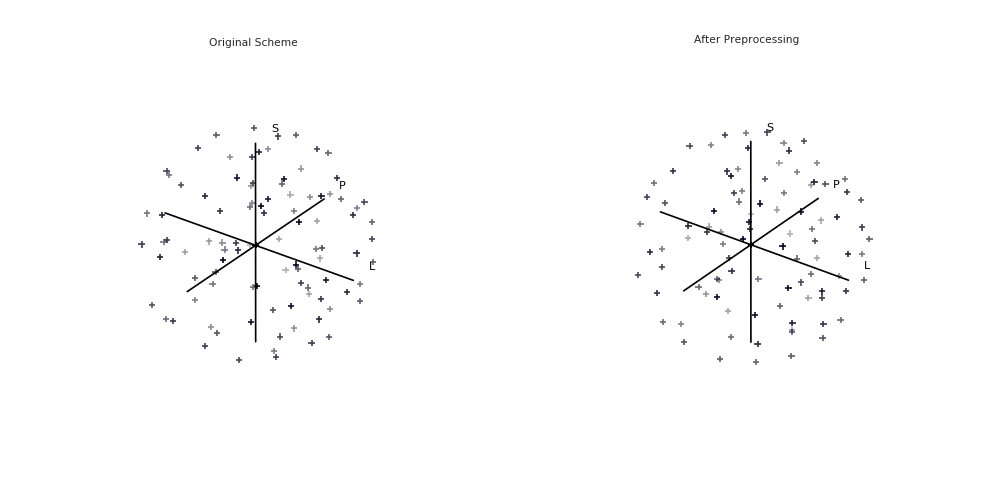
#> input picture scheme_figs/abcd.gif, 1000 x 500 px
$ python -i crop_odf_figs.py   (imports and definitions only)
#> lines starting #> are read from the running program, lines starting #| are printed output that depends on the picture; after the words box and inside, x2 and y2 are one past the last pixel; in counts of white or black regions, pixels touching at a corner belong together
#> `mosaic_image = Image.new('RGB', (WIDTH * len(recons), HEIGHT * len(sch..`: mosaic_image: PIL image 2400x1152 RGB; every value is 0
from PIL import Image
from glob import glob

TILE_SIZE = 256
positions = {
    "abcd": {
        "double": (2400, 360),
        "single": (2600, 440),
        "triple": (1500, 650)
    },
    "pnc": {
        ""
    }
}


def extract_squares(image, out_file, scheme="abcd"):
#> called with image = '../scheme_figs/abcd.gif', out_file = 'out.png', scheme = 'abcd'
    no_crossing = positions[scheme]['single']
    no_crossing_rect = (no_crossing[0], no_crossing[1],
                        no_crossing[0] + TILE_SIZE,
                        no_crossing[1] + TILE_SIZE)
    one_crossing = positions[scheme]['double']
    one_crossing_rect = (one_crossing[0], one_crossing[1],
                         one_crossing[0] + TILE_SIZE,
                         one_crossing[1] + TILE_SIZE)
    two_crossing = positions[scheme]['triple']
    two_crossing_rect = (two_crossing[0], two_crossing[1],
                         two_crossing[0] + TILE_SIZE,
                         two_crossing[1] + TILE_SIZE)
    in_image = Image.open(image)
#> in_image is the input picture: PIL image 1000x500 P; mean R, G, B 252.7, 252.7, 252.8
    out_image = Image.new('RGB', (TILE_SIZE * 3, TILE_SIZE))
#> out_image: PIL image 768x256 RGB; every value is 0

    no_crossing_image = in_image.crop(no_crossing_rect)
#> no_crossing_image: PIL image 256x256 P; every value is 1
    out_image.paste(no_crossing_image, (0, 0))
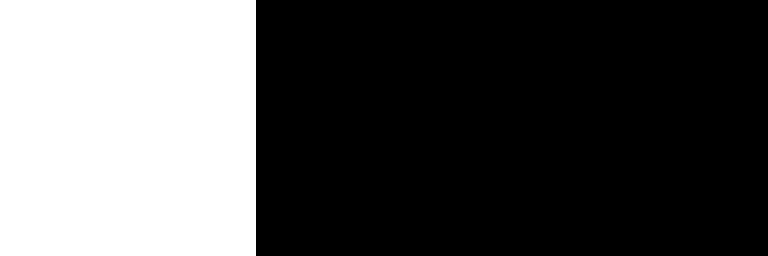
#> out_image: PIL image 768x256 RGB; values 0 (black) and 1 (white), 33.3% white; 1 white region, box (x1, y1, x2, y2) and area: (0, 0, 256, 256) 65536
    one_crossing_image = in_image.crop(one_crossing_rect)
    out_image.paste(one_crossing_image, (TILE_SIZE, 0))
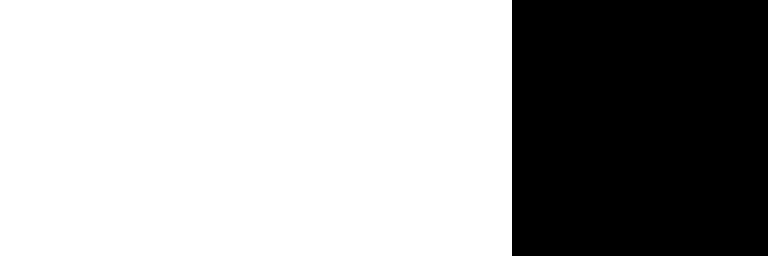
#> out_image: PIL image 768x256 RGB; values 0 (black) and 1 (white), 66.7% white; 1 black region, box (x1, y1, x2, y2) and area: (512, 0, 768, 256) 65536
    two_crossing_image = in_image.crop(two_crossing_rect)
    out_image.paste(two_crossing_image, (TILE_SIZE * 2, 0))
#> out_image: PIL image 768x256 RGB; every value is 1
    out_image.save(out_file)


schemes = ["pnc", "abcd", "crash", "q7"]
recons = ["GQIODF", "wmFOD", "MAPLMRIODF"]
# [7 lines not run here, left out]

import os.path as op
PADDING = 32
WIDTH = (PADDING + TILE_SIZE * 3)
HEIGHT = (TILE_SIZE + PADDING)
mosaic_image = Image.new('RGB', (WIDTH * len(recons), HEIGHT * len(schemes)))
# [10 lines not run here, left out]


def extract_square(image, square_type, scheme="abcd"):
    position = {
        "single": (0, 0),
        "crossing": (TILE_SIZE, 0),
        "double": (TILE_SIZE * 2, 0)
    }[square_type]
    rect = (position[0], position[1],
            position[0] + TILE_SIZE,
            position[1] + TILE_SIZE)
    in_image = Image.open(image)

    return in_image.crop(rect)


WIDTH = HEIGHT = (PADDING + TILE_SIZE)
def fiber_type_image(fiber_type):
    _image = Image.new('RGB', (WIDTH * len(recons), HEIGHT * len(schemes)))
    for schemenum, scheme in enumerate(schemes):
        for reconnum, recon in enumerate(recons):
            img_path = scheme + "_" + recon + ".png"
            if not op.exists(img_path):
                print(scheme, recon, "missing")
                continue
            top = HEIGHT * schemenum + PADDING // 2
            left = WIDTH * reconnum + PADDING // 2
            _image.paste(extract_square(img_path, fiber_type), (left, top))
    _image.save(fiber_type + "_fiber.png")
# [3 lines not run here, left out]

>>> result = extract_squares('../scheme_figs/abcd.gif', 'out.png')
